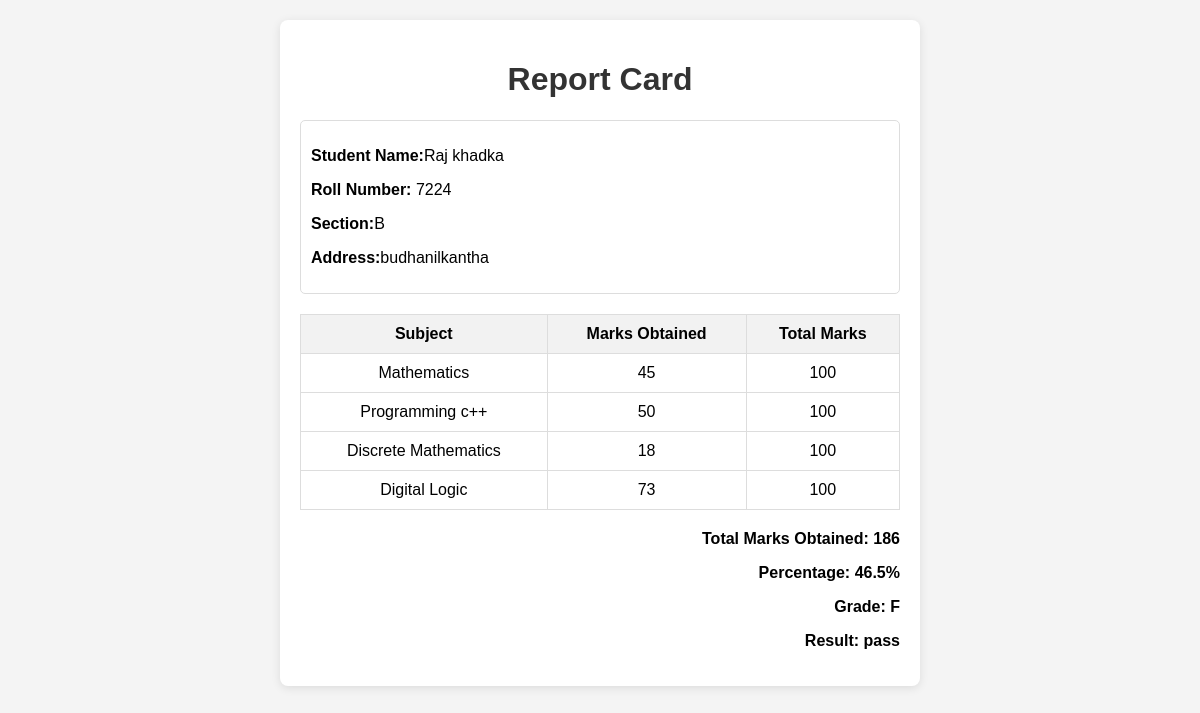
/report_card/4, run on an earlier commit of the app's database.
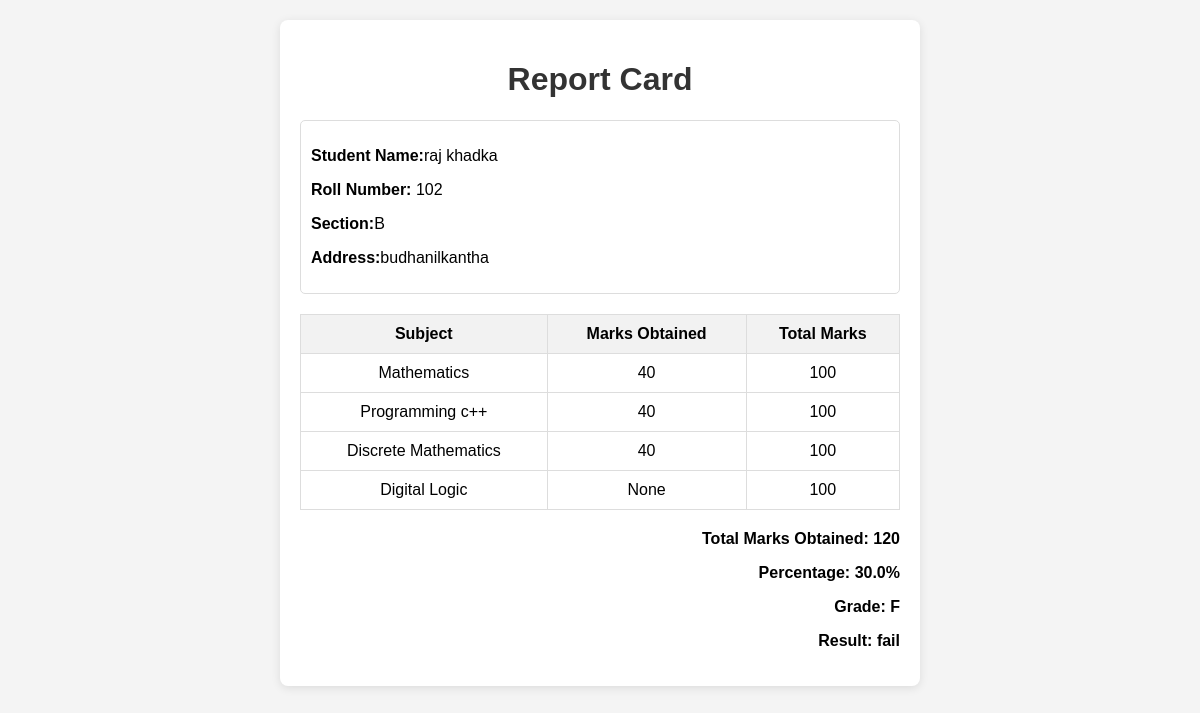
And on a later commit of the database.
### home/models.py (models this page shows, shortened)
class student(models.Model):
    student_name=models.CharField(max_length=50)
    student_address=models.CharField(max_length=100)
    student_roll_number=models.IntegerField()
    student_section=models.CharField(max_length=1)
    student_marks_math=models.IntegerField(null=True,blank=True)
    student_marks_Digital_logic=models.IntegerField(null=True,blank=True)
    student_marks_programming=models.IntegerField(null=True,blank=True)
    student_marks_discrete=models.IntegerField(null=True,blank=True)

### home/views.py (the view)
# urls.py: path("report_card/<int:id>",result,name="report_card"),
def result(request,id):
    queryset=get_object_or_404(student,id=id)
    student_marks_Digital_logic=int(queryset.student_marks_Digital_logic) if queryset.student_marks_Digital_logic else 0
    total=(int(queryset.student_marks_math)+student_marks_Digital_logic+
           int(queryset.student_marks_discrete)+int(queryset.student_marks_programming))
    max_numb=400
    percentage=(total/max_numb)*100
    if percentage >= 90:
        Grade = "A"
    elif percentage >= 80:
        Grade = "B"
    elif percentage >= 70:
        Grade = "C"
    elif percentage >= 60:
        Grade = "D"
    else:
        Grade = "F"
    if percentage<40:
        result="fail"
    else:
        result="pass"
    queryset=student.objects.get(id=id)
    context={"student":queryset,"total":total,"max_numb":max_numb,
             "percentage":percentage,"result":result,"Grade":Grade}
    return render(request, "report_card.html", context)

### home/templates/report_card.html (shortened to what this page needs)
<!DOCTYPE html>
<html lang="en">
<head>
    {%load static%}
    <link rel="stylesheet" href="{% static 'report_card.css' %}">
</head>
<body>
    <div class="report-card">
        <h1>Report Card</h1>
        <div class="student-info">
            <p><strong>Student Name:</strong>{{student.student_name}}</p>
            <p><strong>Roll Number:</strong> {{student.student_roll_number}}</p>
            <p><strong>Section:</strong>{{student.student_section}}</p>
            <p><strong>Address:</strong>{{student.student_address}}</p>
        </div>
        <table>
            <thead>
                <tr>
                    <th>Subject</th>
                    <th>Marks Obtained</th>
                    <th>Total Marks</th>
                </tr>
            </thead>
            <tbody>
                <tr>
                    <td>Mathematics</td>
                    <td>{{student.student_marks_math}}</td>
                    <td>100</td>
                </tr>
                <tr>
                    <td>Programming c++</td>
                    <td> {{student.student_marks_programming}}</td>
                    <td>100</td>
                </tr>
                <tr>
                    <td>Discrete Mathematics</td>
                    <td>{{student.student_marks_discrete}}</td>
                    <td>100</td>
                </tr>
                <tr>
                    <td>Digital Logic</td>
                    <td>{{student.student_marks_Digital_logic}}</td>
                    <td>100</td>
                </tr>
            </tbody>
        </table>
        <div class="footer">
            <p><strong>Total Marks Obtained: </strong>{{total}} </p>
            <p><strong>Percentage: </strong> {{percentage}}%</p>
            <p><strong>Grade: </strong>{{Grade}}</p>
            <p><strong>Result: </strong>{{result}}</p>
        </div>
    </div>
</body>
</html>

What changed in the data, as far as the page shows it:
changed student "budhanilkantha": student_name "Raj khadka" → "raj khadka"; student_roll_number "7224" → "102"; student_marks_math "45" → "40"; student_marks_programming "50" → "40"; student_marks_discrete "18" → "40"; student_marks_Digital_logic "73" → "None"
Also different on the page:
{{ total }}: "186" → "120"
{{ percentage }}: "46.5" → "30.0"
{{ result }}: "pass" → "fail"
